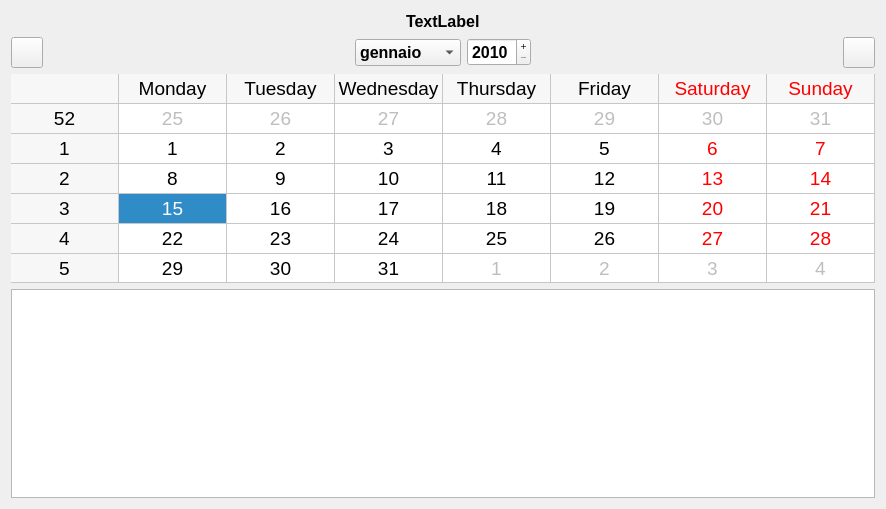
<?xml version="1.0" encoding="UTF-8"?>
<ui version="4.0">
 <class>Pagina01</class>
 <widget class="QWidget" name="Pagina01">
  <property name="geometry">
   <rect>
    <x>0</x>
    <y>0</y>
    <width>834</width>
    <height>509</height>
   </rect>
  </property>
  <property name="font">
   <font>
    <pointsize>14</pointsize>
   </font>
  </property>
  <property name="windowTitle">
   <string>Form</string>
  </property>
  <layout class="QVBoxLayout" name="verticalLayout">
   <item>
    <layout class="QHBoxLayout" name="horizontalLayout">
     <item>
      <spacer name="horizontalSpacer_4">
       <property name="orientation">
        <enum>Qt::Orientation::Horizontal</enum>
       </property>
       <property name="sizeHint" stdset="0">
        <size>
         <width>40</width>
         <height>20</height>
        </size>
       </property>
      </spacer>
     </item>
     <item>
      <widget class="QLabel" name="labelData">
       <property name="font">
        <font>
         <pointsize>12</pointsize>
         <bold>true</bold>
        </font>
       </property>
       <property name="text">
        <string>TextLabel</string>
       </property>
      </widget>
     </item>
     <item>
      <spacer name="horizontalSpacer">
       <property name="orientation">
        <enum>Qt::Orientation::Horizontal</enum>
       </property>
       <property name="sizeHint" stdset="0">
        <size>
         <width>40</width>
         <height>20</height>
        </size>
       </property>
      </spacer>
     </item>
    </layout>
   </item>
   <item>
    <layout class="QHBoxLayout" name="horizontalLayout_2">
     <item>
      <widget class="QToolButton" name="prevMonth">
       <property name="text">
        <string/>
       </property>
       <property name="iconSize">
        <size>
         <width>24</width>
         <height>24</height>
        </size>
       </property>
      </widget>
     </item>
     <item>
      <spacer name="horizontalSpacer_2">
       <property name="orientation">
        <enum>Qt::Orientation::Horizontal</enum>
       </property>
       <property name="sizeHint" stdset="0">
        <size>
         <width>40</width>
         <height>20</height>
        </size>
       </property>
      </spacer>
     </item>
     <item>
      <widget class="QComboBox" name="mesi">
       <property name="minimumSize">
        <size>
         <width>1</width>
         <height>0</height>
        </size>
       </property>
       <property name="font">
        <font>
         <pointsize>12</pointsize>
         <bold>true</bold>
        </font>
       </property>
       <item>
        <property name="text">
         <string>gennaio</string>
        </property>
       </item>
       <item>
        <property name="text">
         <string>febbraio</string>
        </property>
       </item>
       <item>
        <property name="text">
         <string>marzo</string>
        </property>
       </item>
       <item>
        <property name="text">
         <string>aprile</string>
        </property>
       </item>
       <item>
        <property name="text">
         <string>maggio</string>
        </property>
       </item>
       <item>
        <property name="text">
         <string>giugno</string>
        </property>
       </item>
       <item>
        <property name="text">
         <string>luglio</string>
        </property>
       </item>
       <item>
        <property name="text">
         <string>agosto</string>
        </property>
       </item>
       <item>
        <property name="text">
         <string>settembre</string>
        </property>
       </item>
       <item>
        <property name="text">
         <string>ottobre</string>
        </property>
       </item>
       <item>
        <property name="text">
         <string>novembre</string>
        </property>
       </item>
       <item>
        <property name="text">
         <string>dicembre</string>
        </property>
       </item>
      </widget>
     </item>
     <item>
      <widget class="QSpinBox" name="spinBoxAnno">
       <property name="font">
        <font>
         <pointsize>12</pointsize>
         <bold>true</bold>
        </font>
       </property>
       <property name="readOnly">
        <bool>false</bool>
       </property>
       <property name="buttonSymbols">
        <enum>QAbstractSpinBox::ButtonSymbols::PlusMinus</enum>
       </property>
       <property name="keyboardTracking">
        <bool>true</bool>
       </property>
       <property name="minimum">
        <number>2010</number>
       </property>
       <property name="maximum">
        <number>9999</number>
       </property>
      </widget>
     </item>
     <item>
      <spacer name="horizontalSpacer_3">
       <property name="orientation">
        <enum>Qt::Orientation::Horizontal</enum>
       </property>
       <property name="sizeHint" stdset="0">
        <size>
         <width>40</width>
         <height>20</height>
        </size>
       </property>
      </spacer>
     </item>
     <item>
      <widget class="QToolButton" name="nextMonth">
       <property name="text">
        <string/>
       </property>
       <property name="iconSize">
        <size>
         <width>24</width>
         <height>24</height>
        </size>
       </property>
      </widget>
     </item>
    </layout>
   </item>
   <item>
    <widget class="MyCalendarWidget" name="calendarWidget">
     <property name="font">
      <font>
       <pointsize>14</pointsize>
       <bold>false</bold>
       <stylestrategy>PreferDefault</stylestrategy>
       <hintingpreference>PreferNoHinting</hintingpreference>
      </font>
     </property>
     <property name="styleSheet">
      <string notr="true"/>
     </property>
     <property name="minimumDate">
      <date>
       <year>2010</year>
       <month>9</month>
       <day>14</day>
      </date>
     </property>
     <property name="gridVisible">
      <bool>true</bool>
     </property>
     <property name="horizontalHeaderFormat">
      <enum>QCalendarWidget::HorizontalHeaderFormat::LongDayNames</enum>
     </property>
     <property name="navigationBarVisible">
      <bool>false</bool>
     </property>
    </widget>
   </item>
   <item>
    <widget class="QListWidget" name="listWidget_Riepilogo"/>
   </item>
  </layout>
 </widget>
 <customwidgets>
  <customwidget>
   <class>MyCalendarWidget</class>
   <extends>QCalendarWidget</extends>
   <header>Include.obj.MyCalendarWidget</header>
  </customwidget>
 </customwidgets>
 <resources/>
 <connections>
  <connection>
   <sender>nextMonth</sender>
   <signal>clicked()</signal>
   <receiver>calendarWidget</receiver>
   <slot>showNextMonth()</slot>
   <hints>
    <hint type="sourcelabel">
     <x>617</x>
     <y>382</y>
    </hint>
    <hint type="destinationlabel">
     <x>321</x>
     <y>184</y>
    </hint>
   </hints>
  </connection>
  <connection>
   <sender>prevMonth</sender>
   <signal>clicked()</signal>
   <receiver>calendarWidget</receiver>
   <slot>showPreviousMonth()</slot>
   <hints>
    <hint type="sourcelabel">
     <x>25</x>
     <y>382</y>
    </hint>
    <hint type="destinationlabel">
     <x>321</x>
     <y>184</y>
    </hint>
   </hints>
  </connection>
 </connections>
</ui>
